Frame 1 (no input): blank canvas, image omitted
Frame 60 (the mouse pressed at the canvas centre just before this capture): blank canvas, image omitted
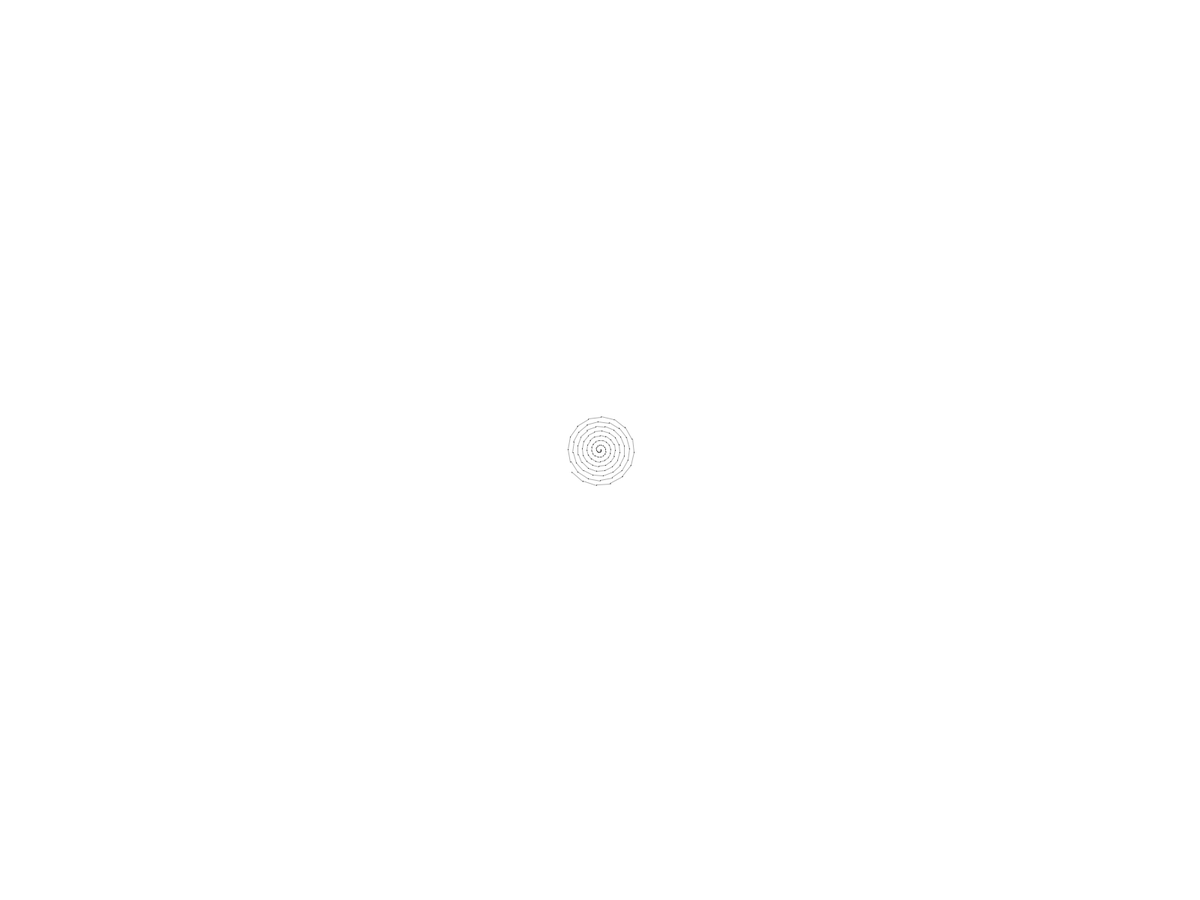
Frame 120 (the mouse held since frame 60 and released just before this capture)

The Processing sketch whose frames 1 and 60 were blank and that drew this single picture after the mouse press (run headless with seeded random() and noise(); from frame 60 on, the mouse is pressed at the canvas centre):

// Processing sketch: curve
// ── curve.pde
float x1,y1,x2,y2;
float w = 1;
float a = 1;
float theta = 0;
int count = 0;

void setup(){
  fullScreen();
  colorMode(HSB,360,100,100);
  background(0,0,100);
}

void draw(){
  translate(width/2,height/2);
  theta += 0.4;
  x1 = a*(cos(theta-0.4) + theta*sin(theta-0.4));
  y1 = a*(sin(theta-0.4) - theta*cos(theta-0.4));
  x2 = a*(cos(theta) + theta*sin(theta));
  y2 = a*(sin(theta) - theta*cos(theta));
  
  fill(0,0,0);
  noStroke();
  ellipse(x2,y2,w,w);
  stroke(0,0,0,80);
  line(x1,y1,x2,y2);
}

void keyPressed() {
  if (key == 's') {
    save("Curve" +count+ ".png");
    count++;
  }
}
